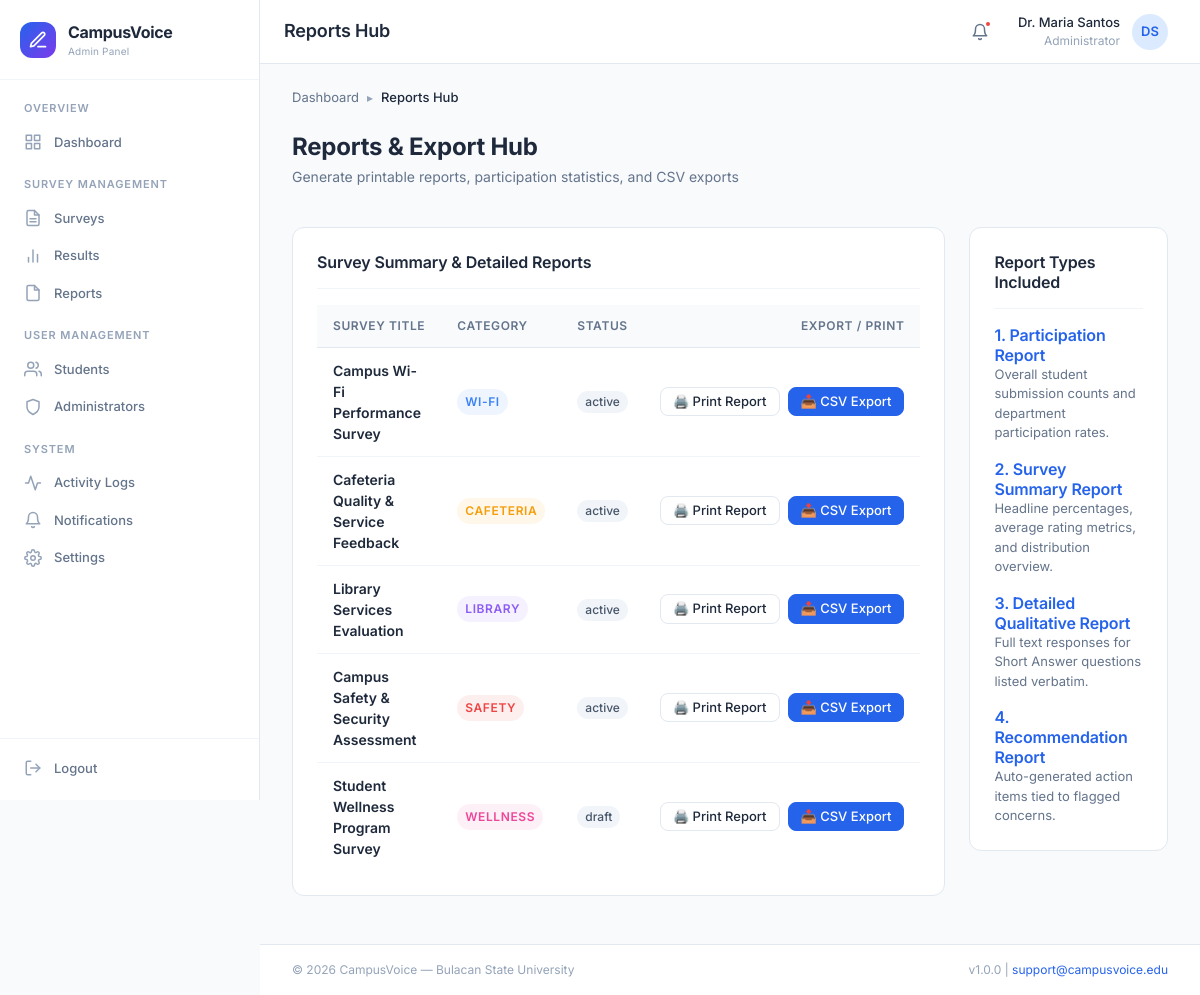
The page /admin/reports/index.php (signed in) on the database its author committed.
### tables this page shows
CREATE TABLE `surveys` (
    `survey_id` INT AUTO_INCREMENT PRIMARY KEY,
    `title` VARCHAR(255) NOT NULL,
    `description` TEXT DEFAULT NULL,
    `category` VARCHAR(100) NOT NULL DEFAULT 'General',
    `open_date` DATETIME DEFAULT NULL,
    `close_date` DATETIME DEFAULT NULL,
    `status` ENUM('draft', 'active', 'closed', 'archived') NOT NULL DEFAULT 'draft',
    `created_by` INT NOT NULL,
    `created_at` DATETIME NOT NULL DEFAULT CURRENT_TIMESTAMP,
    `updated_at` DATETIME DEFAULT NULL ON UPDATE CURRENT_TIMESTAMP,
    INDEX `idx_status` (`status`),
    INDEX `idx_created_by` (`created_by`),
    INDEX `idx_dates` (`open_date`, `close_date`),
    CONSTRAINT `fk_surveys_admin` FOREIGN KEY (`created_by`) REFERENCES `administrators`(`admin_id`) ON UPDATE CASCADE
);

### admin/reports/index.php (the view, shortened to what this page needs)
<?php
require_once __DIR__ . '/../../utils/helpers.php';
$pdo = db();
$stmt = $pdo->query("SELECT survey_id, title, category, status FROM surveys ORDER BY created_at DESC");
$surveys = $stmt->fetchAll();
require_once __DIR__ . '/../../includes/header.php';
?>
<div class="breadcrumbs">
    <div class="breadcrumb-item"><a href="<?= BASE_URL ?>/admin/dashboard">Dashboard</a></div>
    <span class="breadcrumb-separator">▸</span>
    <div class="breadcrumb-item active">Reports Hub</div>
</div>
<div class="content-header">
    <div>
        <h2 class="content-title">Reports & Export Hub</h2>
        <p class="content-subtitle">Generate printable reports, participation statistics, and CSV exports</p>
    </div>
</div>
<div class="dashboard-grid">
    <div>
        <div class="card" style="margin-bottom: var(--space-6);">
            <div class="card-header">
                <h3 class="card-title">Survey Summary & Detailed Reports</h3>
            </div>
            <div class="card-body" style="padding: 0;">
                <div class="data-table-responsive">
                    <table class="data-table">
                        <thead>
                            <tr>
                                <th>Survey Title</th>
                                <th>Category</th>
                                <th>Status</th>
                                <th style="text-align: right;">Export / Print</th>
                            </tr>
                        </thead>
                        <tbody>
                            <?php foreach ($surveys as $s): ?>
                            <tr>
                                <td class="font-semibold"><?= e($s['title']) ?></td>
                                <td><?= getCategoryBadge($s['category']) ?></td>
                                <td><?= getStatusBadge($s['status']) ?></td>
                                <td style="text-align: right;">
                                    <div style="display: inline-flex; gap: var(--space-2);">
                                        <a href="<?= BASE_URL ?>/admin/reports/<?= $s['survey_id'] ?>/print" target="_blank" class="btn btn-secondary btn-sm">
                                            🖨️ Print Report
                                        </a>
                                        <a href="<?= BASE_URL ?>/admin/reports/export?id=<?= $s['survey_id'] ?>" class="btn btn-primary btn-sm">
                                            📥 CSV Export
                                        </a>
                                    </div>
                                </td>
                            </tr>
                            <?php endforeach; ?>
                        </tbody>
                    </table>
                </div>
            </div>
        </div>
    </div>
    <div>
        <div class="card">
            <div class="card-header">
                <h3 class="card-title">Report Types Included</h3>
            </div>
            <div class="card-body">
                <div class="mb-4">
                    <h4 class="font-semibold text-primary">1. Participation Report</h4>
                    <p class="text-secondary" style="font-size: var(--font-size-sm); margin-bottom: 0;">Overall student submission counts and department participation rates.</p>
                </div>
                <div class="mb-4">
                    <h4 class="font-semibold text-primary">2. Survey Summary Report</h4>
                    <p class="text-secondary" style="font-size: var(--font-size-sm); margin-bottom: 0;">Headline percentages, average rating metrics, and distribution overview.</p>
                </div>
                <div class="mb-4">
                    <h4 class="font-semibold text-primary">3. Detailed Qualitative Report</h4>
                    <p class="text-secondary" style="font-size: var(--font-size-sm); margin-bottom: 0;">Full text responses for Short Answer questions listed verbatim.</p>
                </div>
                <div>
                    <h4 class="font-semibold text-primary">4. Recommendation Report</h4>
                    <p class="text-secondary" style="font-size: var(--font-size-sm); margin-bottom: 0;">Auto-generated action items tied to flagged concerns.</p>
                </div>
            </div>
        </div>
    </div>
</div>
<?php require_once __DIR__ . '/../../includes/footer.php'; ?>

### utils/helpers.php (shortened to what this page needs)
<?php
function e($string) {
    return htmlspecialchars($string ?? '', ENT_QUOTES, 'UTF-8');
}
function getStatusBadge($status) {
    $badges = [
        'draft'    => '<span class="badge badge-warning"><span class="badge-dot draft"></span> Draft</span>',
        'active'   => '<span class="badge badge-success"><span class="badge-dot active"></span> Active</span>',
        'closed'   => '<span class="badge badge-error"><span class="badge-dot closed"></span> Closed</span>',
        'archived' => '<span class="badge badge-gray"><span class="badge-dot inactive"></span> Archived</span>',
        'inactive' => '<span class="badge badge-gray"><span class="badge-dot inactive"></span> Inactive</span>',
    ];
    return $badges[$status] ?? '<span class="badge badge-gray">' . e($status) . '</span>';
}
function getCategoryInfo($category) {
    $categories = SURVEY_CATEGORIES;
    return $categories[$category] ?? $categories['General'];
}
function getCategoryBadge($category) {
    $info = getCategoryInfo($category);
    return '<span class="survey-card-category" style="background: ' . $info['color'] . '15; color: ' . $info['color'] . ';">' . e($category) . '</span>';
}

### assets/css/variables.css (style rules this page uses)
:root { --color-primary: #2563EB; --color-primary-hover: #1D4ED8; --color-primary-active: #1E40AF; --color-primary-light: #DBEAFE; --color-primary-lighter: #EFF6FF; --color-primary-50: #EFF6FF; --color-primary-100: #DBEAFE; --color-primary-500: #3B82F6; --color-primary-600: #2563EB; --color-primary-700: #1D4ED8; --color-primary-800: #1E40AF; --color-secondary: #059669; --color-secondary-hover: #047857; --color-secondary-light: #D1FAE5; --color-secondary-lighter: #ECFDF5; --color-accent: #7C3AED; --color-accent-hover: #6D28D9; --color-accent-light: #EDE9FE; --color-accent-lighter: #F5F3FF; --color-gray-50: #F8FAFC; --color-gray-100: #F1F5F9; --color-gray-200: #E2E8F0; --color-gray-300: #CBD5E1; --color-gray-400: #94A3B8; --color-gray-500: #64748B; --color-gray-600: #475569; --color-gray-700: #334155; --color-gray-800: #1E293B; --color-gray-900: #0F172A; --color-success: #10B981; --color-success-light: #D1FAE5; --color-success-dark: #059669; --color-warning: #F59E0B; --color-warning-light: #FEF3C7; --color-warning-dark: #D97706; --color-error: #EF4444; --color-error-light: #FEE2E2; --color-error-dark: #DC2626; --color-info: #3B82F6; --color-info-light: #DBEAFE; --color-bg: #F8FAFC; --color-bg-alt: #F1F5F9; --color-surface: #FFFFFF; --color-surface-hover: #F8FAFC; --color-surface-elevated: #FFFFFF; --color-text: #1E293B; --color-text-secondary: #64748B; --color-text-tertiary: #94A3B8; --color-text-inverse: #FFFFFF; --color-text-link: #2563EB; --color-border: #E2E8F0; --color-border-hover: #CBD5E1; --color-border-focus: #2563EB; --color-divider: #F1F5F9; --font-family: 'Inter', -apple-system, BlinkMacSystemFont, 'Segoe UI', Roboto, sans-serif; --font-mono: 'JetBrains Mono', 'Fira Code', 'Consolas', monospace; --font-size-xs: 0.75rem; --font-size-sm: 0.8125rem; --font-size-base: 0.875rem; --font-size-md: 1rem; --font-size-lg: 1.125rem; --font-size-xl: 1.25rem; --font-size-2xl: 1.5rem; --font-size-3xl: 1.875rem; --font-size-4xl: 2.25rem; --font-weight-normal: 400; --font-weight-medium: 500; --font-weight-semibold: 600; --font-weight-bold: 700; --line-height-tight: 1.25; --line-height-normal: 1.5; --line-height-relaxed: 1.75; --space-0: 0; --space-1: 0.25rem; --space-2: 0.5rem; --space-3: 0.75rem; --space-4: 1rem; --space-5: 1.25rem; --space-6: 1.5rem; --space-8: 2rem; --space-10: 2.5rem; --space-12: 3rem; --space-16: 4rem; --space-20: 5rem; --radius-sm: 4px; --radius-md: 8px; --radius-lg: 12px; --radius-xl: 16px; --radius-2xl: 20px; --radius-full: 9999px; --shadow-xs: 0 1px 2px rgba(0, 0, 0, 0.04); --shadow-sm: 0 1px 3px rgba(0, 0, 0, 0.06), 0 1px 2px rgba(0, 0, 0, 0.04); --shadow-md: 0 4px 6px -1px rgba(0, 0, 0, 0.07), 0 2px 4px -2px rgba(0, 0, 0, 0.05); --shadow-lg: 0 10px 15px -3px rgba(0, 0, 0, 0.08), 0 4px 6px -4px rgba(0, 0, 0, 0.04); --shadow-xl: 0 20px 25px -5px rgba(0, 0, 0, 0.08), 0 8px 10px -6px rgba(0, 0, 0, 0.04); --shadow-inner: inset 0 2px 4px rgba(0, 0, 0, 0.05); --shadow-focus: 0 0 0 3px rgba(37, 99, 235, 0.15); --transition-fast: 150ms ease; --transition-base: 200ms ease; --transition-slow: 300ms ease; --transition-spring: 200ms cubic-bezier(0.34, 1.56, 0.64, 1); --z-dropdown: 100; --z-sticky: 200; --z-overlay: 300; --z-modal: 400; --z-toast: 500; --z-tooltip: 600; --sidebar-width: 260px; --sidebar-collapsed-width: 72px; --header-height: 64px; --content-max-width: 1280px; }

### assets/css/layout.css (style rules this page uses)
.content-header { display: flex; align-items: center; justify-content: space-between; margin-bottom: var(--space-6); flex-wrap: wrap; gap: var(--space-4); }
.content-title { font-size: var(--font-size-2xl); font-weight: var(--font-weight-bold); color: var(--color-text); }
.content-subtitle { font-size: var(--font-size-base); color: var(--color-text-secondary); margin-top: var(--space-1); }
.dashboard-grid { display: grid; grid-template-columns: 2fr 1fr; gap: var(--space-6); }

### rows shown on the page
surveys: title "Campus Wi-Fi Performance Survey", category "WI-FI", status "active"
surveys: title "Cafeteria Quality & Service Feedback", category "CAFETERIA", status "active"
surveys: title "Library Services Evaluation", category "LIBRARY", status "active"
surveys: title "Campus Safety & Security Assessment", category "SAFETY", status "active"
surveys: title "Student Wellness Program Survey", category "WELLNESS", status "draft"

### other values the page prints
APP_NAME "CampusVoice"
$pageTitle "Reports Hub"
$userName "Dr. Maria Santos"
$userInitials "DS"
APP_SCHOOL "Bulacan State University"
APP_VERSION "1.0.0"
APP_SUPPORT_EMAIL "support@campusvoice.edu"
